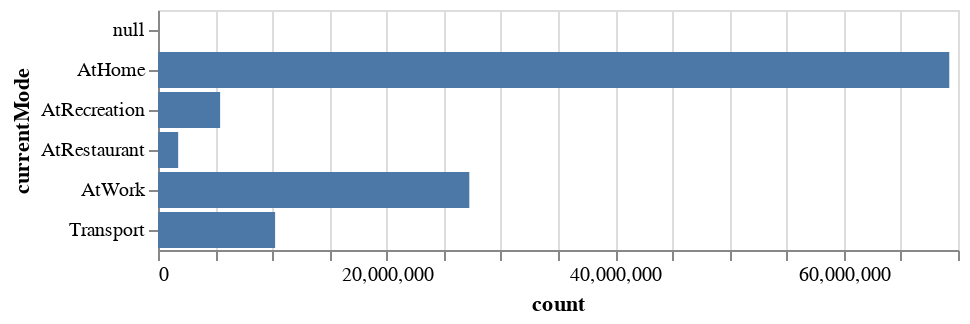

Source (notebook cell):
### Code cell
alt.Chart(al_cmode_count).mark_bar().encode(
    y=alt.Y('currentMode:N', sort='-x'),
    x='count:Q'
#     color='Origin',
)

### Figure 1 — Vega-Lite specification as saved in the notebook (floating-point values rounded to 4 significant figures)
{"config": {"view": {"continuousWidth": 400, "continuousHeight": 300}}, "data": {"name": "data-9ef28ae41861a1ae403d863a99c3aa49"}, "mark": "bar", "encoding": {"x": {"field": "count", "type": "quantitative"}, "y": {"field": "currentMode", "type": "nominal"}}, "$schema": "https://vega.github.io/schema/vega-lite/v4.17.0.json", "datasets": {"data-9ef28ae41861a1ae403d863a99c3aa49": [{"currentMode": "AtHome", "count": 69236289}, {"currentMode": "Transport", "count": 10246066}, {"currentMode": "AtRecreation", "count": 5436347}, {"currentMode": "AtRestaurant", "count": 1765430}, {"currentMode": "AtWork", "count": 27239602}, {"currentMode": null, "count": 1}]}}
